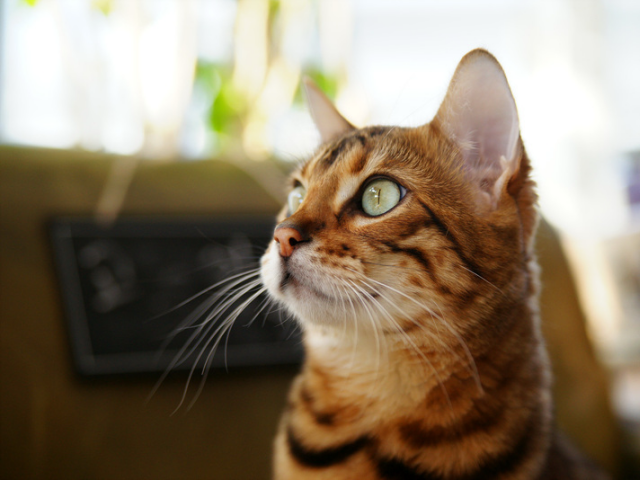
#> input picture cat.bmp, 640 x 480 px
$ python HelloCV.py
#> lines starting #> are read from the running program, lines starting #| are printed output that depends on the picture
import sys
import cv2

print('Hello OpenCV', cv2.__version__)

img = cv2.imread('cat.bmp') #cat.bmp파일을 불러와 img변수에 저장
#> img is the input picture: shape (480, 640, 3); mean B, G, R 104.5, 125.6, 140.8
img2 = cv2.imread('img_opencv_sample.jpg')
img3 = cv2.imread('img_opencv_sample2.jpg')
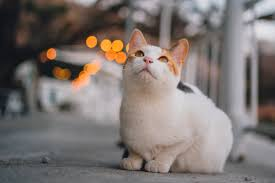
#> input picture img_opencv_sample2.jpg, 275 x 183 px
#> img3 is the input picture: shape (183, 275, 3); mean B, G, R 113.4, 116.7, 125.1
img4 = cv2.imread('img_opencv_sample3.jpg')
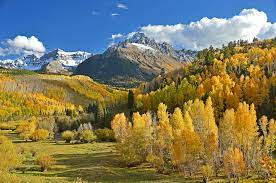
#> input picture img_opencv_sample3.jpg, 276 x 183 px
#> img4 is the input picture: shape (183, 276, 3); mean B, G, R 94.2, 122.6, 126.7

if img is None: #영상 파일 불러오기가 실패하면 에러 메시지를 출력하고 종료
    print('Image load failed!')
    sys.exit()

cv2.namedWindow('image1')    # "image"라는 이름의 새 창을 만들고
cv2.namedWindow('image2')
cv2.namedWindow('image3')
cv2.imshow('image1', img)    # 이 창에 img 영상을 출력하고
cv2.imshow('image2', img2)
cv2.imshow('image3', img3)
cv2.imshow('image', img4)
cv2.waitKey()               # 키보드 입력이 있을 떄까지 대기

cv2.destroyAllWindows()     # 생성된 모든 창을 닫음
